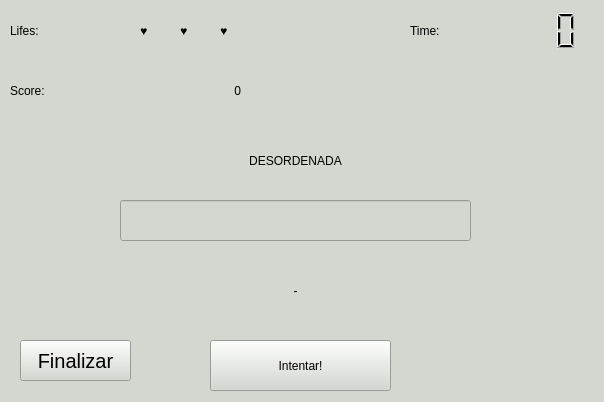
<?xml version="1.0" encoding="UTF-8"?>
<ui version="4.0">
 <class>MainWindow</class>
 <widget class="QMainWindow" name="MainWindow">
  <property name="geometry">
   <rect>
    <x>0</x>
    <y>0</y>
    <width>604</width>
    <height>402</height>
   </rect>
  </property>
  <property name="windowTitle">
   <string>Game</string>
  </property>
  <widget class="QWidget" name="centralwidget">
   <property name="styleSheet">
    <string notr="true">background-color: rgb(211, 215, 207);</string>
   </property>
   <widget class="QLabel" name="lb_CorrectWord">
    <property name="enabled">
     <bool>false</bool>
    </property>
    <property name="geometry">
     <rect>
      <x>120</x>
      <y>400</y>
      <width>351</width>
      <height>71</height>
     </rect>
    </property>
    <property name="styleSheet">
     <string notr="true">font: 30pt &quot;MS Shell Dlg 2&quot;;</string>
    </property>
    <property name="text">
     <string>Palabra Oculta</string>
    </property>
    <property name="alignment">
     <set>Qt::AlignCenter</set>
    </property>
   </widget>
   <widget class="QLabel" name="lb_MessyWord">
    <property name="enabled">
     <bool>true</bool>
    </property>
    <property name="geometry">
     <rect>
      <x>120</x>
      <y>130</y>
      <width>351</width>
      <height>61</height>
     </rect>
    </property>
    <property name="autoFillBackground">
     <bool>false</bool>
    </property>
    <property name="styleSheet">
     <string notr="true">font: 30pt &quot;MS Shell Dlg 2&quot;;</string>
    </property>
    <property name="text">
     <string>DESORDENADA</string>
    </property>
    <property name="scaledContents">
     <bool>false</bool>
    </property>
    <property name="alignment">
     <set>Qt::AlignCenter</set>
    </property>
   </widget>
   <widget class="QLineEdit" name="le_Palabra">
    <property name="geometry">
     <rect>
      <x>120</x>
      <y>200</y>
      <width>351</width>
      <height>41</height>
     </rect>
    </property>
    <property name="styleSheet">
     <string notr="true">font: 20pt &quot;MS Shell Dlg 2&quot;;</string>
    </property>
   </widget>
   <widget class="QPushButton" name="b_Intentar">
    <property name="geometry">
     <rect>
      <x>210</x>
      <y>340</y>
      <width>181</width>
      <height>51</height>
     </rect>
    </property>
    <property name="styleSheet">
     <string notr="true">font: 30pt &quot;MS Shell Dlg 2&quot;;</string>
    </property>
    <property name="text">
     <string>Intentar!</string>
    </property>
   </widget>
   <widget class="QLabel" name="lb_Vida1">
    <property name="enabled">
     <bool>true</bool>
    </property>
    <property name="geometry">
     <rect>
      <x>140</x>
      <y>0</y>
      <width>41</width>
      <height>61</height>
     </rect>
    </property>
    <property name="autoFillBackground">
     <bool>false</bool>
    </property>
    <property name="styleSheet">
     <string notr="true">font: 30pt &quot;MS Shell Dlg 2&quot;;</string>
    </property>
    <property name="text">
     <string>♥</string>
    </property>
    <property name="scaledContents">
     <bool>false</bool>
    </property>
   </widget>
   <widget class="QLabel" name="lb_Vida2">
    <property name="enabled">
     <bool>true</bool>
    </property>
    <property name="geometry">
     <rect>
      <x>180</x>
      <y>0</y>
      <width>41</width>
      <height>61</height>
     </rect>
    </property>
    <property name="autoFillBackground">
     <bool>false</bool>
    </property>
    <property name="styleSheet">
     <string notr="true">font: 30pt &quot;MS Shell Dlg 2&quot;;</string>
    </property>
    <property name="text">
     <string>♥</string>
    </property>
    <property name="scaledContents">
     <bool>false</bool>
    </property>
   </widget>
   <widget class="QLabel" name="lb_Vida3">
    <property name="enabled">
     <bool>true</bool>
    </property>
    <property name="geometry">
     <rect>
      <x>220</x>
      <y>0</y>
      <width>41</width>
      <height>61</height>
     </rect>
    </property>
    <property name="autoFillBackground">
     <bool>false</bool>
    </property>
    <property name="styleSheet">
     <string notr="true">font: 30pt &quot;MS Shell Dlg 2&quot;;</string>
    </property>
    <property name="text">
     <string>♥</string>
    </property>
    <property name="scaledContents">
     <bool>false</bool>
    </property>
   </widget>
   <widget class="QLabel" name="label_1">
    <property name="enabled">
     <bool>true</bool>
    </property>
    <property name="geometry">
     <rect>
      <x>10</x>
      <y>0</y>
      <width>121</width>
      <height>61</height>
     </rect>
    </property>
    <property name="autoFillBackground">
     <bool>false</bool>
    </property>
    <property name="styleSheet">
     <string notr="true">font: 30pt &quot;MS Shell Dlg 2&quot;;</string>
    </property>
    <property name="text">
     <string>Lifes:</string>
    </property>
    <property name="scaledContents">
     <bool>false</bool>
    </property>
   </widget>
   <widget class="QLabel" name="lb_ScoreActual">
    <property name="enabled">
     <bool>true</bool>
    </property>
    <property name="geometry">
     <rect>
      <x>130</x>
      <y>60</y>
      <width>111</width>
      <height>61</height>
     </rect>
    </property>
    <property name="layoutDirection">
     <enum>Qt::LeftToRight</enum>
    </property>
    <property name="autoFillBackground">
     <bool>false</bool>
    </property>
    <property name="styleSheet">
     <string notr="true">font: 30pt &quot;MS Shell Dlg 2&quot;;</string>
    </property>
    <property name="text">
     <string>0</string>
    </property>
    <property name="scaledContents">
     <bool>false</bool>
    </property>
    <property name="alignment">
     <set>Qt::AlignRight|Qt::AlignTrailing|Qt::AlignVCenter</set>
    </property>
   </widget>
   <widget class="QLabel" name="label_2">
    <property name="enabled">
     <bool>true</bool>
    </property>
    <property name="geometry">
     <rect>
      <x>10</x>
      <y>60</y>
      <width>111</width>
      <height>61</height>
     </rect>
    </property>
    <property name="autoFillBackground">
     <bool>false</bool>
    </property>
    <property name="styleSheet">
     <string notr="true">font: 30pt &quot;MS Shell Dlg 2&quot;;</string>
    </property>
    <property name="text">
     <string>Score:</string>
    </property>
    <property name="scaledContents">
     <bool>false</bool>
    </property>
   </widget>
   <widget class="QLabel" name="lb_Msg">
    <property name="enabled">
     <bool>true</bool>
    </property>
    <property name="geometry">
     <rect>
      <x>120</x>
      <y>260</y>
      <width>351</width>
      <height>61</height>
     </rect>
    </property>
    <property name="autoFillBackground">
     <bool>false</bool>
    </property>
    <property name="styleSheet">
     <string notr="true">font: 30pt &quot;MS Shell Dlg 2&quot;;</string>
    </property>
    <property name="text">
     <string>-</string>
    </property>
    <property name="scaledContents">
     <bool>false</bool>
    </property>
    <property name="alignment">
     <set>Qt::AlignCenter</set>
    </property>
   </widget>
   <widget class="QLabel" name="label">
    <property name="geometry">
     <rect>
      <x>410</x>
      <y>10</y>
      <width>121</width>
      <height>41</height>
     </rect>
    </property>
    <property name="styleSheet">
     <string notr="true">font: 30pt &quot;MS Shell Dlg 2&quot;;</string>
    </property>
    <property name="text">
     <string>Time:</string>
    </property>
   </widget>
   <widget class="QLCDNumber" name="lcd_Time">
    <property name="geometry">
     <rect>
      <x>520</x>
      <y>10</y>
      <width>71</width>
      <height>41</height>
     </rect>
    </property>
    <property name="styleSheet">
     <string notr="true">font: 30pt &quot;MS Shell Dlg 2&quot;;</string>
    </property>
    <property name="frameShape">
     <enum>QFrame::NoFrame</enum>
    </property>
    <property name="frameShadow">
     <enum>QFrame::Raised</enum>
    </property>
    <property name="digitCount">
     <number>2</number>
    </property>
   </widget>
   <widget class="QPushButton" name="b_Finalizar">
    <property name="geometry">
     <rect>
      <x>20</x>
      <y>340</y>
      <width>111</width>
      <height>41</height>
     </rect>
    </property>
    <property name="font">
     <font>
      <family>MS Shell Dlg 2</family>
      <pointsize>15</pointsize>
      <weight>50</weight>
      <italic>false</italic>
      <bold>false</bold>
     </font>
    </property>
    <property name="styleSheet">
     <string notr="true">font: 15pt &quot;MS Shell Dlg 2&quot;;</string>
    </property>
    <property name="text">
     <string>Finalizar</string>
    </property>
   </widget>
  </widget>
 </widget>
 <resources/>
 <connections/>
</ui>
